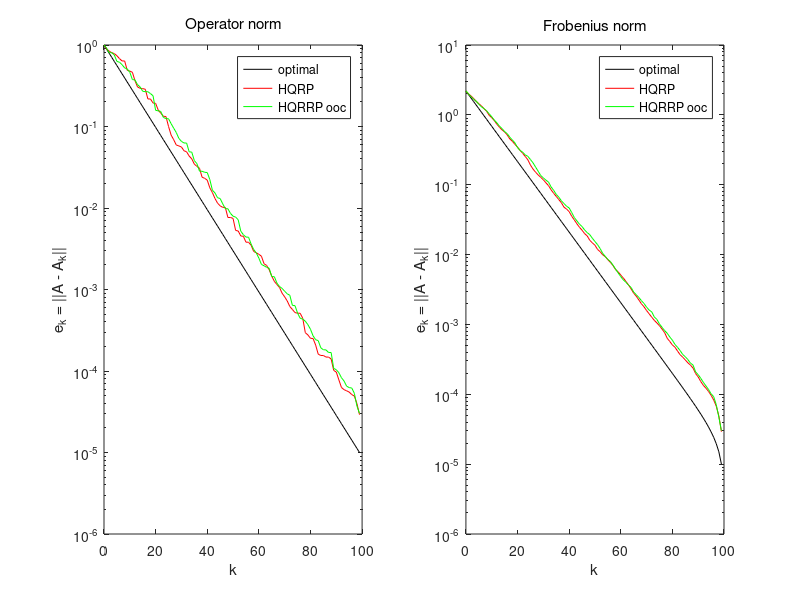
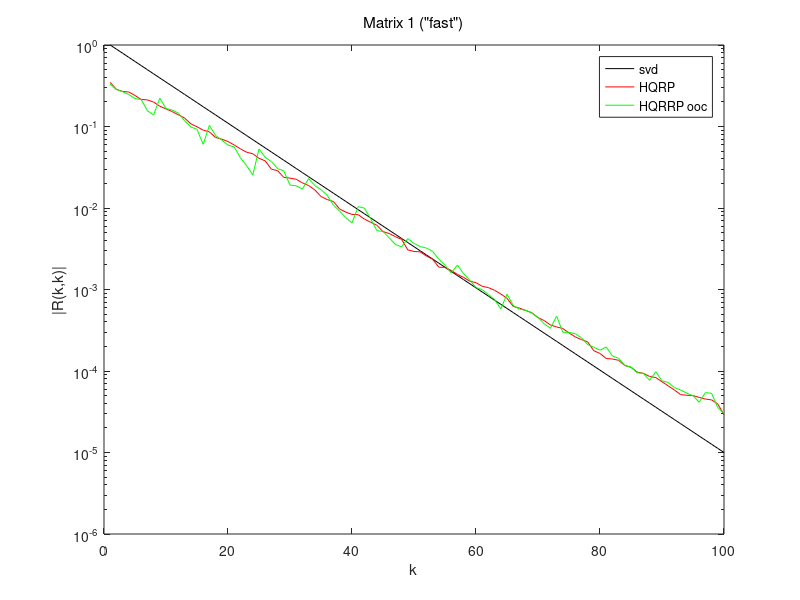

MATLAB code for these plots, in order:
function [] = randqr_ooc_test()

DRIVER_fast

end

function DRIVER_fast

%%% Seed the random number generator, and set various parameters:
rng('default')
rng(0)
n = 100;  % Matrix size.
b =  8;   % Block size.
p =  1;   % Over-sampling parameter.

%%% Create a test matrix. 
fname = LOCAL_fast_decay_ooc(n,n,1e-5);

% the built-in factorizations need A to be stored in RAM
fid = fopen(fname,'r');
A = fread(fid,'double');
A = vec2mat(A,n);
A = A';

%%% Normalize the test matrix so it has spectral norm 1.
ss = svd(A);
A  = A/ss(1);
ss = ss/ss(1);

%%% Perform three versions of QR factorization:
[Q1,R1,J1] = qr(A,'vector');         % Built-in LAPACK.
[Q2,R2,J2] = qr_right(A,b,p);% randqr_ooc();           % randqr out of core 

% done with the out of core file
fclose(fid);

%%% Perform the most basic error checks:
fprintf(1,'                        LAPACK          randQR ooc \n')
fprintf(1,'||A*P - Q*R|| (fro) = %12.5e    %12.5e \n',...
        norm(A(:,J1) - Q1*R1,'fro'),...
        norm(A(:,J2) - Q2*R2,'fro'))
fprintf(1,'||A*P - Q*R|| (op)  = %12.5e    %12.5e \n',...
        norm(A(:,J1) - Q1*R1),...
        norm(A(:,J2) - Q2*R2))
fprintf(1,'max|trans(Q)*Q - I| = %12.5e    %12.5e \n',...
        max(max(abs(Q1'*Q1 - eye(n)))),...
        max(max(abs(Q2'*Q2 - eye(n)))))

fprintf('Computing spectral norm errors')
%%% Compute spectral norm errors
err1_classic = [ss(1),zeros(1,n-1)];
err1_rand    = [ss(1),zeros(1,n-1)];
for i = 1:(n-1)
  if mod(i,100) == 0
      i
  end
  err1_classic(i+1) = norm(R1((i+1):n,(i+1):n));
  err1_rand(i+1)    = norm( R2((i+1):n,(i+1):n));
end

fprintf('Computing Frobenius norm errors')
%%% Compute Frobenius norm errors
err2_svd     = [norm(A,'fro'),zeros(1,n-1)];
err2_classic = [norm(A,'fro'),zeros(1,n-1)];
err2_rand    = [norm(A,'fro'),zeros(1,n-1)];
for i = 1:(n-1)
  if mod(i,100) == 0
      i
  end
  err2_svd(i+1)     = norm(ss((i+1):n));
  err2_classic(i+1) = norm(R1((i+1):n,(i+1):n),'fro');
  err2_rand(i+1)    = norm( R2((i+1):n,(i+1):n),'fro');
end

%%% Plot errors
figure(1)
subplot(1,2,1)
semilogy(0:(n-1),ss,'k',...
         0:(n-1),err1_classic,'r',...
         0:(n-1),err1_rand,'g')
legend('optimal','HQRP','HQRRP ooc')
%legend('svd','cpqr','randQR','randQRupdate')
ylabel('e_k = ||A - A_k||')
xlabel('k')
title('Operator norm','FontWeight','normal');

subplot(1,2,2)
semilogy(0:(n-1),err2_svd,'k',...
         0:(n-1),err2_classic,'r',...
         0:(n-1),err2_rand,'g')
legend('optimal','HQRP','HQRRP ooc')
%legend('svd','cpqr','randQR','randQRupdate')
ylabel('e_k = ||A - A_k||')
xlabel('k')
title('Frobenius norm','FontWeight','normal');
%export_fig('fig_errors_fast.pdf','-pdf','-trans')

%%% Plot diagonal entries.
figure(2)
subplot(1,1,1)
semilogy(1:n,ss,'k',...
         1:n,abs(diag(R1)),'r',...
         1:n,abs(diag(R2)),'g')
legend('svd','HQRP','HQRRP ooc')
% legend('svd','cpqr','randQR right','randQR left')
xlabel('k')
ylabel('|R(k,k)|')
%title('Magnitude of diagonal entries','FontWeight','normal')
title('Matrix 1 ("fast")','FontWeight','normal')
% %export_fig('fig_diag_fast.pdf','-pdf','-trans')
% 
keyboard

end

function [Q,R,J] = qr_left(fname,A,b,p)

n     = size(A,2);
nstep = ceil(n/b);
Q     = eye(n);
J     = 1:n;

%%% We will create an upper triangular matrix "R" by applying a sequence
%%% of ON maps to the matrix "A". For now, we simply copy A to R, and we 
%%% will then perform the various transforms (overwriting R at each step).
R = A;

%%% Draw a Gaussian matrix, and build the associated sampling matrix. Note
%%% that this is the only time we generate a random matrix, and the only
%%% time we multiple the random matrix by a "large" matrix.
G = randn(b+p,n);
Y = G*A;

%%% Process all blocks, except the last.
%%% At each step, we partition the index vector as follows:
%%%    (1:n) = [I1, I2, I3]
%%% where "I2" is the block currently being processed.
for j  = 1:nstep

  %%% Construct the index vectors that partition the matrix.  
  I1 = 1:((j-1)*b);
  I2 = (j-1)*b + (1:min(b,n-b*(j-1)));
  I3 = (j*b+1):n;

  %%% Find b good pivot columns from [I2 I3] using the randomized sampling
  %%% procedure and move them to the I2 column.
  %%% (We don't do this at the last step, when I3 is empty.)
  if (j < nstep)
    %%% Determine pivots using the randomized strategy.
    [~,~,Jloc]   = pivoted_QR(Y(:,[I2,I3]),b);
    %%% Permute the columns in the [I2,I3] block as dictated by Jloc:
    I23          = [I2 I3];
    R(I1,[I2,I3]) = R(I1,I23(Jloc));
    Y(:,[I2,I3]) = Y(:,I23(Jloc));
    J([I2,I3])   = J(I23(Jloc));
  end

  %%% update lower middle column with Q, P
  R([I2 I3],I2) = Q(:,[I2 I3])'*A(:,J(I2));
  
  %%% Perform QR on the middle column, and update accordingly
  [Qloc,Rloc,Jloc] = qr(R([I2 I3],I2),'vector');
  R(I1,I2)         = R(I1,I2(Jloc));
  R([I2,I3],I2)    = Rloc;
  Q(:,[I2,I3])     = Q(:,[I2,I3])*Qloc;
  
  R(I2,I3)         = Q(:,I2)'*A(:,J(I3));
  Y(:,I2)          = Y(:,I2(Jloc));
  Y                = [zeros(b+p,length(I1)),Y(:,I23) - (G*Q(:,I2))*R(I2,I23)];
  J(I2)            = J(I2(Jloc));
%  Rtmp             = [zeros(n-length(I3),n);zeros(length(I3),n-length(I3)),R(I3,I3)];
%  fprintf(1,'||A*P - Q*R|| = %12.5e    ||Y - G*Q*[0,0;0,R33]|| = %12.5e\n',...
%          norm(A(:,J) - Q*R),norm(G*Q*Rtmp - Y))

end

end

function [Q,R,J] = qr_right(A,b,p)

n     = size(A,2);
nstep = ceil(n/b);
Q     = eye(n);
J     = 1:n;

%%% We will create an upper triangular matrix "R" by applying a sequence
%%% of ON maps to the matrix "A". For now, we simply copy A to R, and we 
%%% will then perform the various transforms (overwriting R at each step).
R = A;

%%% Draw a Gaussian matrix, and build the associated sampling matrix. Note
%%% that this is the only time we generate a random matrix, and the only
%%% time we multiple the random matrix by a "large" matrix.
G = randn(b+p,n);
Y = G*A;

%%% Process all blocks, except the last.
%%% At each step, we partition the index vector as follows:
%%%    (1:n) = [I1, I2, I3]
%%% where "I2" is the block currently being processed.
for j  = 1:nstep

  %%% Construct the index vectors that partition the matrix.  
  I1 = 1:((j-1)*b);
  I2 = (j-1)*b + (1:min(b,n-b*(j-1)));
  I3 = (j*b+1):n;

  %%% Find b good pivot columns from [I2 I3] using the randomized sampling
  %%% procedure and move them to the I2 column.
  %%% (We don't do this at the last step, when I3 is empty.)
  if (j < nstep)
    %%% Determine pivots using the randomized strategy.
    [~,~,Jloc]   = pivoted_QR(Y(:,[I2,I3]),b);
    %%% Permute the columns in the [I2,I3] block as dictated by Jloc:
    I23          = [I2 I3];
    R(:,[I2,I3]) = R(:,I23(Jloc));
    Y(:,[I2,I3]) = Y(:,I23(Jloc));
    J([I2,I3])   = J(I23(Jloc));  
  end

  %%% Perform QR on the "middle" column, and update accordingly.
  [Qloc,Rloc,Jloc] = qr(R([I2,I3],I2),'vector');
  R(I1,I2)         = R(I1,I2(Jloc));
  R([I2,I3],I2)    = Rloc;
  R([I2,I3],I3)    = Qloc'*R([I2,I3],I3);
  Q(:,[I2,I3])     = Q(:,[I2,I3])*Qloc;
  Y(:,I2)          = Y(:,I2(Jloc));
  Y                = [zeros(b+p,length(I1)),Y(:,I23) - (G*Q(:,I2))*R(I2,I23)];
  J(I2)            = J(I2(Jloc));
%  Rtmp             = [zeros(n-length(I3),n);zeros(length(I3),n-length(I3)),R(I3,I3)];
%  fprintf(1,'||A*P - Q*R|| = %12.5e    ||Y - G*Q*[0,0;0,R33]|| = %12.5e\n',...
%          norm(A(:,J) - Q*R),norm(G*Q*Rtmp - Y))

end

end

%%%%%%%%%%%%%%%%%%%%%%%%%%%%%%%%%%%%%%%%%%%%%%%%%%%%%%%%%%%%%%%%%%%%%%%%%%%
% This function performs classical column pivoted QR.
%%%%%%%%%%%%%%%%%%%%%%%%%%%%%%%%%%%%%%%%%%%%%%%%%%%%%%%%%%%%%%%%%%%%%%%%%%%

function [Q,R,ind] = pivoted_QR(A,k)

% This function orthogonalizes the COLUMNS of A
% It uses a modified Gram-Schmidt with column pivoting

m = size(A,1);
n = size(A,2);

R = zeros(min(m,n),n);
Q = A;
ind = 1:n;

for j = 1:k
    [~, j_max] = max(sum(Q(:,j:n).*Q(:,j:n)));
    j_max          = j_max + j - 1;
    Q(:,[j,j_max]) = Q(:,[j_max,j]);
    R(:,[j,j_max]) = R(:,[j_max,j]);
    ind([j,j_max]) = ind([j_max,j]);
    r_jj   = norm(Q(:,j));
    Q(:,j) = Q(:,j)/r_jj;
    Q(:,j) = Q(:,j) - Q(:,1:(j-1))*(Q(:,1:(j-1))'*Q(:,j));
    Q(:,j) = Q(:,j)/norm(Q(:,j));
    R(j,j) = r_jj;
    rr     = Q(:,j)'*Q(:,(j+1):n);
    R(j,(j+1):n) = rr;
    Q(:,(j+1):n) = Q(:,(j+1):n) - Q(:,j)*rr;
end

Q = Q(:, 1:min(m,n));

end

%%%%%%%%%%%%%%%%%%%%%%%%%%%%%%%%%%%%%%%%%%%%%%%%%%%%%%%%%%%%%%%%%%%%%%%%%%%

function A = LOCAL_fast_decay(m,n,beta)

%%% Determine the "inner dimension"
r = min(m,n);
jj = 0:(r-1);

%%% Form the actual matrix
[U,~] = qr(randn(m,r),0);
[V,~] = qr(randn(n,r),0);
ss    = beta.^(jj/(r-1));
A     = (U.*(ones(m,1)*ss))*V';

end
%%%%%%%%%%%%%%%%%%%%%%%%%%%%%%%%%%%%%%%%%%%%%%%%%%%%%%%%%%%%%%%%%%%%%%
function [Q,R,J] = qr_ooc(fp,A,b,p)
% fp is the file pointer to the matrix A stored out of core


end


%%%%%%%%%%%%%%%%%%%%%%%%%%%%%%%%%%%%%%%%%%%%%%%%%%%%%%%%%%%%%%%%%%%%%%
function fname = LOCAL_fast_decay_ooc(m,n,beta)

%%% Determine the "inner dimension"
r = min(m,n);
jj = 0:(r-1);

%%% Form the actual matrix
[U,~] = qr(randn(m,r),0);
[V,~] = qr(randn(n,r),0);
ss    = beta.^(jj/(r-1));
A     = (U.*(ones(m,1)*ss))*V'

fname = 'mat_ooc';
fid = fopen(fname,'w');

% write to binary file in column major order
fwrite(fid,A,'double');

fclose(fid);

end